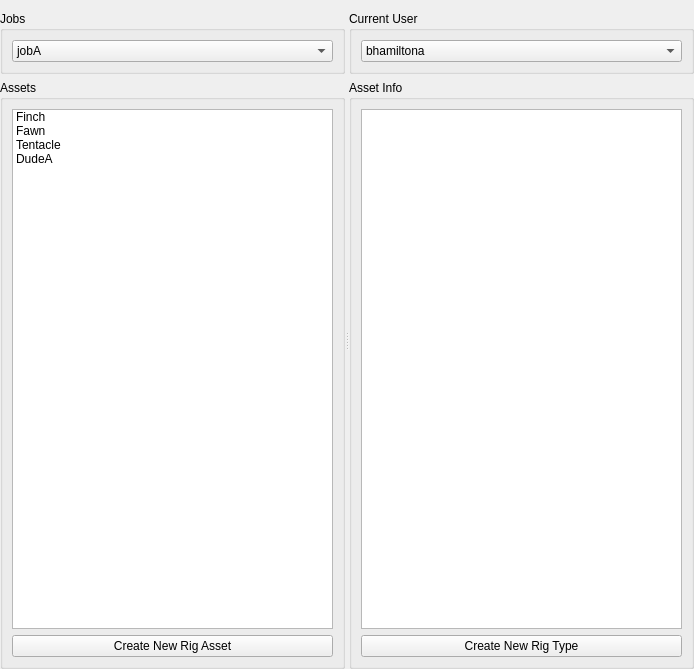
     <widget class="QWidget" name="assetPage">
      <property name="geometry">
       <rect>
        <x>0</x>
        <y>0</y>
        <width>694</width>
        <height>669</height>
       </rect>
      </property>
      <attribute name="label">
       <string>Asset Env</string>
      </attribute>
      <layout class="QVBoxLayout" name="verticalLayout_11">
       <property name="leftMargin">
        <number>0</number>
       </property>
       <property name="rightMargin">
        <number>0</number>
       </property>
       <property name="bottomMargin">
        <number>0</number>
       </property>
       <item>
        <widget class="QSplitter" name="splitter">
         <property name="orientation">
          <enum>Qt::Horizontal</enum>
         </property>
         <widget class="QFrame" name="jobFrame">
          <property name="frameShape">
           <enum>QFrame::NoFrame</enum>
          </property>
          <property name="frameShadow">
           <enum>QFrame::Plain</enum>
          </property>
          <layout class="QVBoxLayout" name="verticalLayout_4" stretch="0,1">
           <property name="margin">
            <number>0</number>
           </property>
           <item>
            <widget class="QGroupBox" name="jobsGrp">
             <property name="title">
              <string>Jobs</string>
             </property>
             <layout class="QVBoxLayout" name="verticalLayout">
              <item>
               <widget class="QComboBox" name="jobsCmb">
                <item>
                 <property name="text">
                  <string>jobA</string>
                 </property>
                </item>
                <item>
                 <property name="text">
                  <string>jobB</string>
                 </property>
                </item>
               </widget>
              </item>
             </layout>
            </widget>
           </item>
           <item>
            <widget class="QGroupBox" name="assetsGrp">
             <property name="title">
              <string>Assets</string>
             </property>
             <layout class="QVBoxLayout" name="verticalLayout_3">
              <item>
               <widget class="QListWidget" name="assetsList">
                <item>
                 <property name="text">
                  <string>Finch</string>
                 </property>
                </item>
                <item>
                 <property name="text">
                  <string>Fawn</string>
                 </property>
                </item>
                <item>
                 <property name="text">
                  <string>Tentacle</string>
                 </property>
                </item>
                <item>
                 <property name="text">
                  <string>DudeA</string>
                 </property>
                </item>
               </widget>
              </item>
              <item>
               <widget class="QPushButton" name="newAssetBtn">
                <property name="text">
                 <string>Create New Rig Asset</string>
                </property>
               </widget>
              </item>
             </layout>
            </widget>
           </item>
          </layout>
         </widget>
         <widget class="QFrame" name="infoFrame">
          <property name="frameShape">
           <enum>QFrame::NoFrame</enum>
          </property>
          <property name="frameShadow">
           <enum>QFrame::Raised</enum>
          </property>
          <layout class="QVBoxLayout" name="verticalLayout_8" stretch="0,1">
           <property name="margin">
            <number>0</number>
           </property>
           <item>
            <widget class="QGroupBox" name="userGrp">
             <property name="title">
              <string>Current User</string>
             </property>
             <layout class="QVBoxLayout" name="verticalLayout_9">
              <property name="leftMargin">
               <number>9</number>
              </property>
              <property name="rightMargin">
               <number>9</number>
              </property>
              <item>
               <widget class="QComboBox" name="userCmb">
                <item>
                 <property name="text">
                  <string>bhamiltona</string>
                 </property>
                </item>
                <item>
                 <property name="text">
                  <string>rgarcia</string>
                 </property>
                </item>
                <item>
                 <property name="text">
                  <string>wryer</string>
                 </property>
                </item>
               </widget>
              </item>
             </layout>
            </widget>
           </item>
           <item>
            <widget class="QGroupBox" name="infoGrp">
             <property name="title">
              <string>Asset Info</string>
             </property>
             <layout class="QVBoxLayout" name="verticalLayout_10">
              <item>
               <widget class="QListWidget" name="infoList"/>
              </item>
              <item>
               <widget class="QPushButton" name="newRigTypeBtn">
                <property name="text">
                 <string>Create New Rig Type</string>
                </property>
               </widget>
              </item>
             </layout>
            </widget>
           </item>
          </layout>
         </widget>
        </widget>
       </item>
      </layout>
     </widget>
